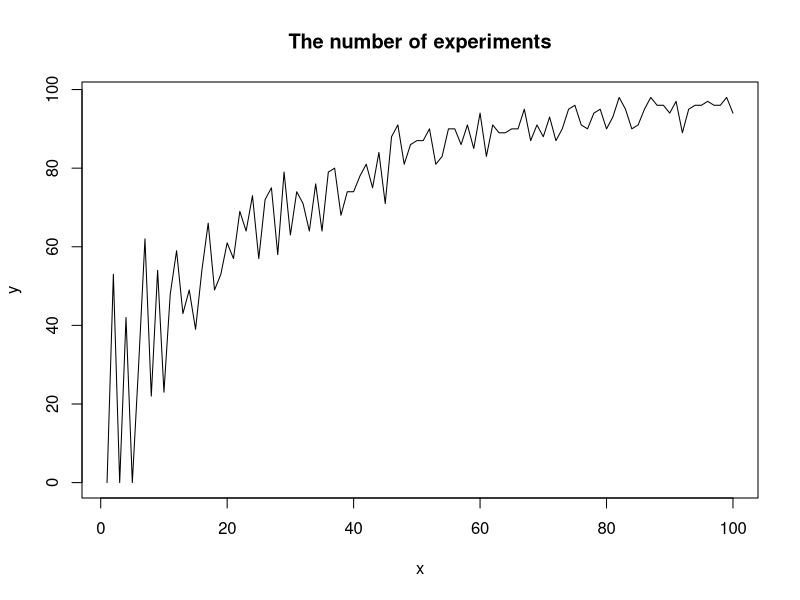

Generate this figure with R:

#' Exercise 2
#' Modify the program CoinTosses so that it tosses a coin n
#' times and records whether or not the propotion of heads is
#' within .1 of .5 (i.e. between .4 and .6)
#' This program repeats this experiment 100 times.
#' About how large must n be so that approximately 95 out of 100
#' times the proportion of heads is between .4 and .6?

N = 100      # maximum number of n
x = c(1:N)    # data for x axis
y = rep(0, N) # data for the proportion of heads is between .4 and .6
for (n in 1:N) {
  count_p = 0
  for (i in 1:100) { # run 100 experiments
    count_head = 0
    for (j in 1:n) { # toss a coin n times
      if (runif(1) < 1/ 2) { # if a result is a head
        count_head = count_head + 1
      }
    }
    
    property = count_head / n
    if (0.4 < property && property < 0.6) {
      count_p = count_p + 1
    }
    
  }
  
  y[n] = count_p
  
}

plot(x, y, main='The number of experiments', type='l')
